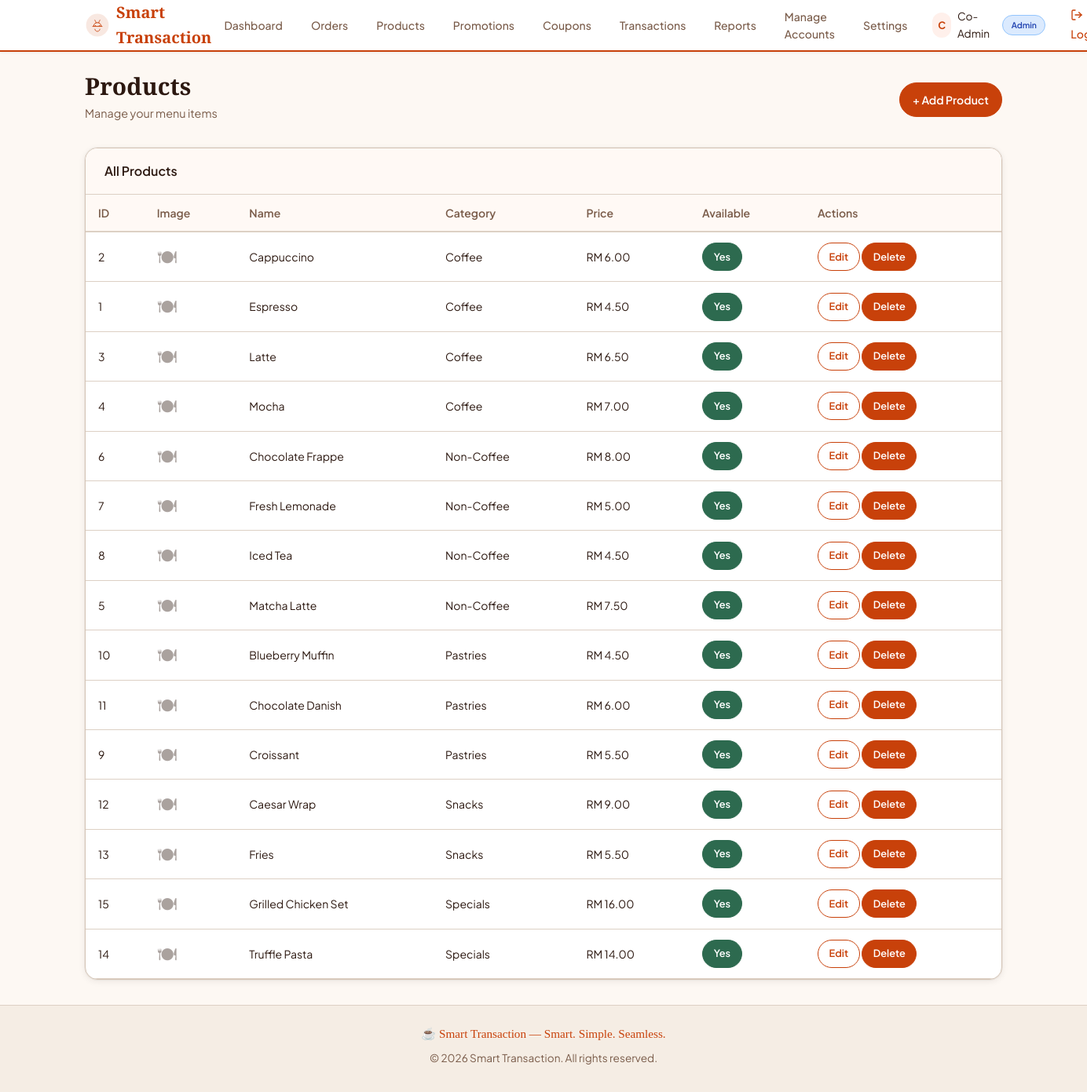
/admin/products.php (signed in), run on the app's committed database.
### tables this page shows
CREATE TABLE products (
    id INT AUTO_INCREMENT PRIMARY KEY,
    category_id INT NOT NULL,
    name VARCHAR(200) NOT NULL,
    description TEXT DEFAULT NULL,
    price DECIMAL(10,2) NOT NULL,
    image_url VARCHAR(255) DEFAULT NULL,
    is_available TINYINT(1) NOT NULL DEFAULT 1,
    created_at TIMESTAMP DEFAULT CURRENT_TIMESTAMP,
    FOREIGN KEY (category_id) REFERENCES categories(id) ON DELETE CASCADE
);

CREATE TABLE categories (
    id INT AUTO_INCREMENT PRIMARY KEY,
    name VARCHAR(100) NOT NULL,
    description TEXT DEFAULT NULL,
    is_active TINYINT(1) NOT NULL DEFAULT 1
);

### admin/products.php (the view, shortened to what this page needs)
<?php
try {
    $pdo = getDBConnection();
    $products = $pdo->query('SELECT p.*, c.name AS category_name FROM products p JOIN categories c ON p.category_id = c.id ORDER BY p.category_id, p.name')->fetchAll();
} catch (PDOException $e) {
    $error = 'Unable to load data.';
}
include __DIR__ . '/../includes/header.php';
?>
<div class="page-header d-flex justify-between align-center">
    <div>
        <h1>Products</h1>
        <p>Manage your menu items</p>
    </div>
    <button class="btn btn-primary" onclick="document.getElementById('productForm').style.display='block'; document.getElementById('formTitle').textContent='Add Product'; document.getElementById('saveProduct').value=''; document.getElementById('name').value=''; document.getElementById('category_id').value=''; document.getElementById('price').value=''; document.getElementById('description').value=''; document.getElementById('currentImage').style.display='none'; document.getElementById('removeImageWrap').style.display='none';">+ Add Product</button>
</div>
<div class="card">
    <div class="card-header">All Products</div>
    <div class="card-body" style="padding: 0;">
        <div class="table-container">
            <table>
                <thead>
                    <tr>
                        <th>ID</th>
                        <th>Image</th>
                        <th>Name</th>
                        <th>Category</th>
                        <th>Price</th>
                        <th>Available</th>
                        <th>Actions</th>
                    </tr>
                </thead>
                <tbody>
                    <?php foreach ($products as $product): ?>
                        <tr>
                            <td><?php echo (int) $product['id']; ?></td>
                            <td>
                                <?php if ($product['image_url']): ?>
                                    <img src="/smart-transaction/uploads/<?php echo htmlspecialchars($product['image_url']); ?>" alt="<?php echo htmlspecialchars($product['name']); ?>" style="width: 50px; height: 50px; object-fit: cover; border-radius: 6px;">
                                <?php else: ?>
                                    <span style="font-size: 1.5rem; opacity: 0.4;">&#127869;</span>
                                <?php endif; ?>
                            </td>
                            <td><?php echo htmlspecialchars($product['name']); ?></td>
                            <td><?php echo htmlspecialchars($product['category_name']); ?></td>
                            <td>RM <?php echo number_format((float) $product['price'], 2); ?></td>
                            <td>
                                <form method="POST" action="" style="display: inline;">
                                    <button type="submit" name="toggle_available" value="1" class="btn btn-sm <?php echo $product['is_available'] ? 'btn-success' : 'btn-secondary'; ?>">
                                        <?php echo $product['is_available'] ? 'Yes' : 'No'; ?>
                                    </button>
                                </form>
                            </td>
                            <td>
                                <button class="btn btn-sm btn-outline" onclick="editProduct(<?php echo (int) $product['id']; ?>, '<?php echo htmlspecialchars(addslashes($product['name'])); ?>', <?php echo (int) $product['category_id']; ?>, <?php echo (float) $product['price']; ?>, '<?php echo htmlspecialchars(addslashes($product['description'] ?? '')); ?>', '<?php echo htmlspecialchars(addslashes($product['image_url'] ?? '')); ?>')">Edit</button>
                                <form method="POST" action="" style="display: inline;" onsubmit="return confirm('Delete this product?');">
                                    <button type="submit" name="delete_product" value="1" class="btn btn-sm btn-danger">Delete</button>
                                </form>
                            </td>
                        </tr>
                    <?php endforeach; ?>
                </tbody>
            </table>
        </div>
    </div>
</div>
<?php include __DIR__ . '/../includes/footer.php'; ?>

### assets/css/style.css (style rules this page uses)
:root, [data-theme="light"] { --color-primary: #c8410a; --color-primary-hover: #a8340a; --color-primary-active: #882808; --color-primary-light: #fff0eb; --color-primary-highlight:#fdd5c4; --color-secondary: #e8820c; --color-secondary-hover: #c96f09; --color-secondary-light: #fff6e8; --color-accent: #2d6a4f; --color-accent-hover: #1b4332; --color-accent-light: #d8f3dc; --color-bg: #fdf8f3; --color-surface: #fff9f5; --color-surface-2: #ffffff; --color-surface-offset: #f5ede4; --color-surface-offset-2: #ede0d4; --color-surface-dynamic: #e4d5c6; --color-divider: #ddd0c4; --color-border: #d4c4b5; --color-text: #2c1810; --color-text-muted: #7a5c4a; --color-text-faint: #b8997e; --color-text-inverse: #fff9f5; --color-success: #2d6a4f; --color-success-light: #d8f3dc; --color-warning: #e8820c; --color-warning-light: #fff3cd; --color-error: #c8410a; --color-error-light: #fff0eb; --color-info: #1a6b8a; --color-info-light: #d0eaf5; --status-pending: #e8820c; --status-preparing: #1a6b8a; --status-ready: #2d6a4f; --status-completed: #5a5a5a; --status-cancelled: #c8410a; --shadow-sm: 0 1px 3px rgba(44,24,16,0.08); --shadow-md: 0 4px 16px rgba(44,24,16,0.10); --shadow-lg: 0 12px 40px rgba(44,24,16,0.14); --shadow-card: 0 2px 8px rgba(44,24,16,0.08), 0 0 0 1px rgba(44,24,16,0.04); --radius-sm: 6px; --radius-md: 10px; --radius-lg: 16px; --radius-xl: 24px; --radius-full: 9999px; --space-1: 0.25rem; --space-2: 0.5rem; --space-3: 0.75rem; --space-4: 1rem; --space-5: 1.25rem; --space-6: 1.5rem; --space-8: 2rem; --space-10: 2.5rem; --space-12: 3rem; --space-16: 4rem; --space-20: 5rem; --space-24: 6rem; --font-display: 'Playfair Display', Georgia, serif; --font-body: 'Plus Jakarta Sans', system-ui, sans-serif; }
*, *::before, *::after { box-sizing: border-box; margin: 0; padding: 0; }
html { font-size: 16px; -webkit-text-size-adjust: 100%; scroll-behavior: smooth; }
body { font-family: var(--font-body); font-size: 1rem; line-height: 1.6; color: var(--color-text); background-color: var(--color-bg); min-height: 100vh; display: flex; flex-direction: column; }
h1, h2, h3, h4, h5, h6 { line-height: 1.3; color: var(--color-text); font-weight: 600; }
h1 { font-size: 1.875rem; margin-bottom: var(--space-2); }
p { margin-bottom: var(--space-2); }
.page-header { margin-bottom: var(--space-6); }
.page-header h1 { font-family: var(--font-display); font-weight: 700; margin-bottom: var(--space-1); }
.page-header p { color: var(--color-text-muted); font-size: 0.9rem; }
.card { background: var(--color-surface-2); border-radius: var(--radius-lg); box-shadow: var(--shadow-card); border: 1px solid var(--color-border); overflow: hidden; }
.card-header { padding: var(--space-4) var(--space-6); border-bottom: 1px solid var(--color-divider); font-weight: 600; background: var(--color-surface); }
.card-body { padding: var(--space-6); }
.btn { display: inline-flex; align-items: center; justify-content: center; gap: var(--space-2); padding: 0.5rem 1rem; font-size: 0.875rem; font-weight: 600; font-family: var(--font-body); line-height: 1.5; border: 1px solid transparent; border-radius: var(--radius-full); cursor: pointer; transition: all 0.18s ease; text-decoration: none; white-space: nowrap; min-height: 44px; }
.btn-primary { background: var(--color-primary); color: #fff; border-color: var(--color-primary); }
.btn-success { background: var(--color-success); color: #fff; border-color: var(--color-success); }
.btn-danger { background: var(--color-error); color: #fff; border-color: var(--color-error); }
.btn-outline { background: transparent; color: var(--color-primary); border-color: var(--color-primary); }
.btn-sm { padding: 0.3rem 0.85rem; font-size: 0.8rem; min-height: 36px; }
.table-container { overflow-x: auto; }
table { width: 100%; border-collapse: collapse; font-size: 0.875rem; }
thead { background: var(--color-surface); }
th { padding: 0.75rem 1rem; text-align: left; font-weight: 600; color: var(--color-text-muted); border-bottom: 2px solid var(--color-divider); white-space: nowrap; }
td { padding: 0.75rem 1rem; border-bottom: 1px solid var(--color-divider); vertical-align: middle; }
.d-flex { display: flex; }
.align-center { align-items: center; }
.justify-between { justify-content: space-between; }

### data on the page
products: id "2", name "Cappuccino", category.name "Coffee", price "6.00", is_available "Yes"
products: id "1", name "Espresso", category.name "Coffee", price "4.50", is_available "Yes"
products: id "3", name "Latte", category.name "Coffee", price "6.50", is_available "Yes"
products: id "4", name "Mocha", category.name "Coffee", price "7.00", is_available "Yes"
products: id "6", name "Chocolate Frappe", category.name "Non-Coffee", price "8.00", is_available "Yes"
products: id "7", name "Fresh Lemonade", category.name "Non-Coffee", price "5.00", is_available "Yes"
products: id "8", name "Iced Tea", category.name "Non-Coffee", price "4.50", is_available "Yes"
products: id "5", name "Matcha Latte", category.name "Non-Coffee", price "7.50", is_available "Yes"
products: id "10", name "Blueberry Muffin", category.name "Pastries", price "4.50", is_available "Yes"
products: id "11", name "Chocolate Danish", category.name "Pastries", price "6.00", is_available "Yes"
products: id "9", name "Croissant", category.name "Pastries", price "5.50", is_available "Yes"
products: id "12", name "Caesar Wrap", category.name "Snacks", price "9.00", is_available "Yes"
products: id "13", name "Fries", category.name "Snacks", price "5.50", is_available "Yes"
products: id "15", name "Grilled Chicken Set", category.name "Specials", price "16.00", is_available "Yes"
products: id "14", name "Truffle Pasta", category.name "Specials", price "14.00", is_available "Yes"

### other printed values
substr($_SESSION['user_name'] ?? 'U', 0, 1) "C"
$_SESSION['user_name'] "Co-Admin"
$_SESSION['admin_role'] "Admin"
